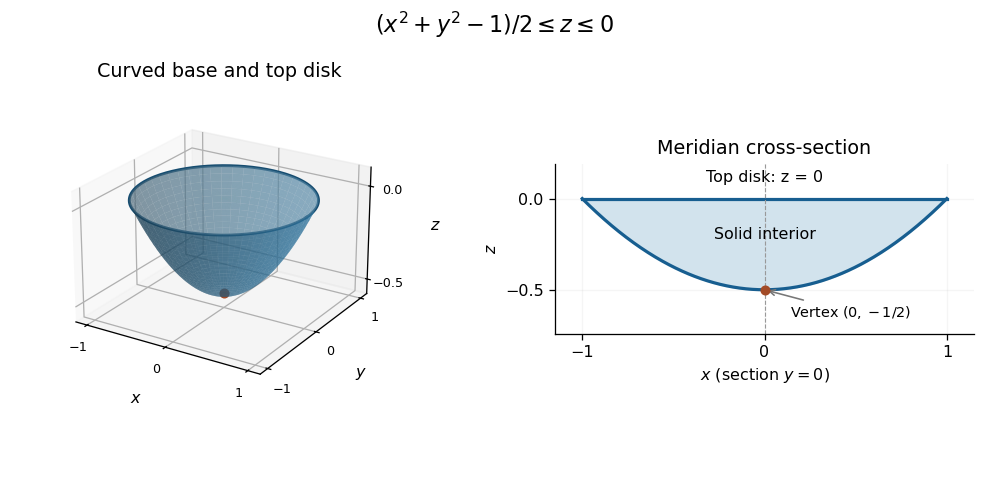

Source code (Python):
"""Q1 paraboloidal cap; Python 3.14.4, root pyproject.toml dependencies.

Write the opaque PNG to cwd. Run in the matching _media course directory.
"""

from pathlib import Path

import matplotlib

matplotlib.use("Agg")
import matplotlib.pyplot as plt
import numpy as np


def main():
    radius, angle = np.meshgrid(np.linspace(0, 1, 55), np.linspace(0, 2 * np.pi, 100))
    x = radius * np.cos(angle)
    y = radius * np.sin(angle)
    z = (radius**2 - 1) / 2
    fig = plt.figure(figsize=(8.6, 4.2), facecolor="white")
    ax = fig.add_subplot(1, 2, 1, projection="3d")
    ax.plot_surface(x, y, z, color="#347da9", alpha=0.57, linewidth=0, antialiased=True)
    ax.plot_surface(x, y, np.zeros_like(z), color="#c3d8e4", alpha=0.24, linewidth=0)
    theta = np.linspace(0, 2 * np.pi, 300)
    ax.plot(np.cos(theta), np.sin(theta), np.zeros_like(theta), color="#174d70", lw=1.8)
    ax.scatter([0], [0], [-0.5], color="#a34b27", s=28, depthshade=False)
    ax.set(xlabel=r"$x$", ylabel=r"$y$", zlabel=r"$z$", title="Curved base and top disk", zlim=(-0.58, 0.1))
    ax.set_box_aspect((1, 1, 0.65))
    ax.view_init(elev=23, azim=-58)
    ax.set_xticks([-1, 0, 1])
    ax.set_yticks([-1, 0, 1])
    ax.set_zticks([-0.5, 0])
    ax.tick_params(labelsize=8, pad=0)

    section = fig.add_subplot(1, 2, 2)
    horizontal = np.linspace(-1, 1, 400)
    bottom = (horizontal**2 - 1) / 2
    section.fill_between(horizontal, bottom, 0, color="#d2e3ed")
    section.plot(horizontal, bottom, color="#175e90", lw=2)
    section.plot([-1, 1], [0, 0], color="#175e90", lw=2)
    section.axvline(0, color="#999999", lw=0.7, ls="--")
    section.scatter([0], [-0.5], color="#a34b27", s=28, zorder=4)
    section.annotate(r"Vertex $(0,-1/2)$", (0, -0.5), xytext=(0.14, -0.65), fontsize=9, arrowprops={"arrowstyle": "->", "color": "#777777"})
    section.text(0, -0.22, "Solid interior", ha="center", fontsize=10)
    section.text(0, 0.09, "Top disk: z = 0", ha="center", fontsize=10)
    section.set(xlabel=r"$x$ (section $y=0$)", ylabel=r"$z$", title="Meridian cross-section", xlim=(-1.15, 1.15), ylim=(-0.74, 0.19), aspect="equal")
    section.spines[["top", "right"]].set_visible(False)
    section.set_xticks([-1, 0, 1])
    section.set_yticks([-0.5, 0])
    section.grid(alpha=0.12)
    fig.suptitle(r"$(x^2+y^2-1)/2\leq z\leq0$", fontsize=14, y=0.98)
    fig.subplots_adjust(left=0.01, right=0.985, bottom=0.15, top=0.82, wspace=0.30)
    fig.savefig(Path(__file__).with_suffix(".png").name, dpi=115, facecolor="white", transparent=False)
    plt.close(fig)


if __name__ == "__main__":
    main()
